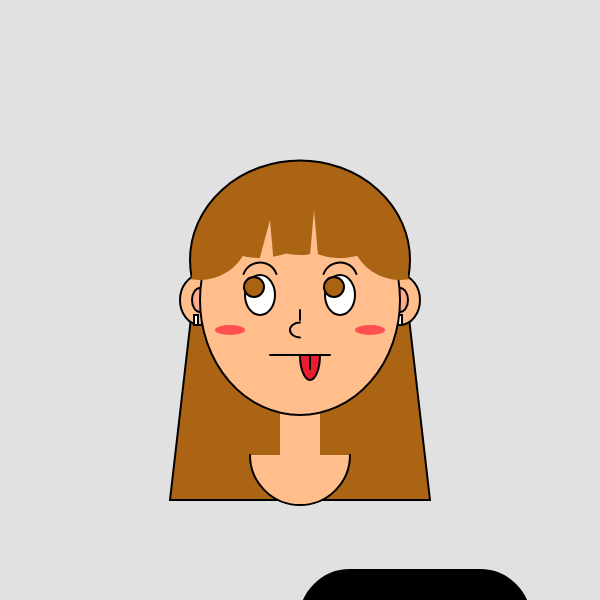
Frame 1 (no input)
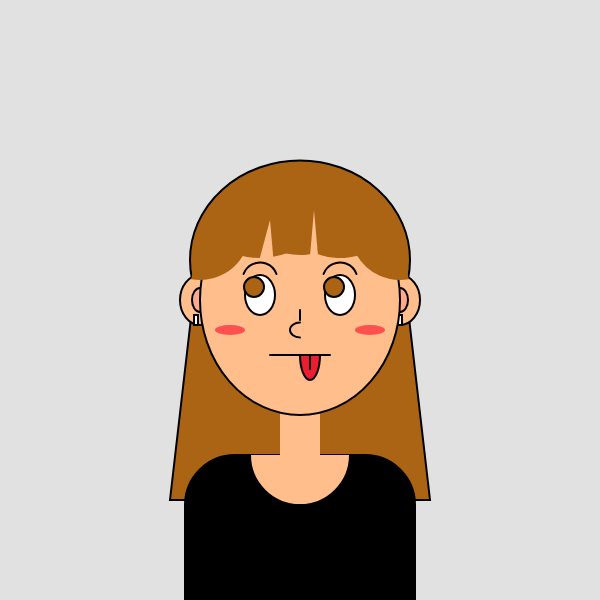
Frame 60 (no input)
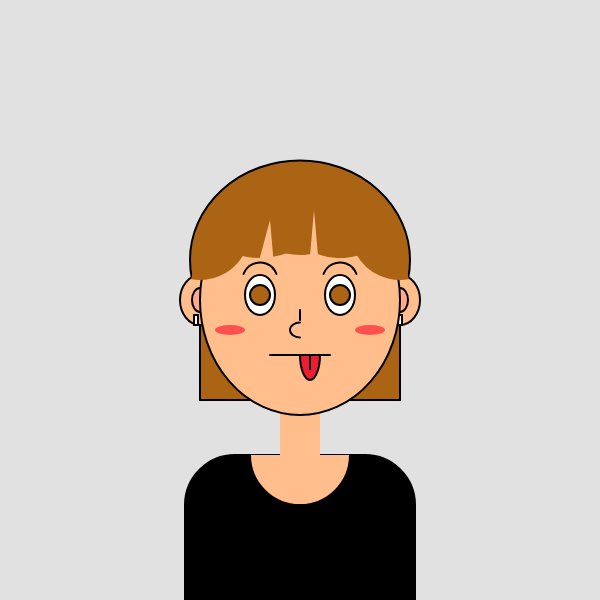
Frame 120 (the mouse pressed at the canvas centre since frame 60)

The p5.js sketch that drew these frames (run headless with seeded random() and noise() and a simulated clock; from frame 60 on, the mouse is pressed at the canvas centre):

// p5.js sketch
// ── sketch.js
let mousepos = 310; // 혀 위치
let mousepos2 = 310;
let clothcolor = 0; // 옷 색
let clothcolor2 = 0;
let clothcolor3 = 0;
let faceY = 300; // 얼굴 위치 변수
let isShortHair = false; 

function setup() {
  createCanvas(600, 600);
}

function draw() {
  background(225);
  stroke(0);
  strokeWeight(2);
  
//뒷머리
  fill(170, 100, 20);
  if (isShortHair) {
    // 단발
    quad(200, 240, 200, 400, 400, 400, 400, 240);
  } else {
    // 긴 머리
    quad(200, 240, 170, 500, 430, 500, 400, 240);
  }


  // 옷
  stroke(0);
  fill(clothcolor, clothcolor2, clothcolor3);
  square(300, 570, 230, 50);

  // 어깨
  stroke(0);
  fill(255, 190, 140);
  arc(300, 455, 100, 100, 0, radians(180));

  // 목
  fill(255, 190, 140);
  rectMode(CENTER);
  noStroke();
  rect(300, 400, 40, 130);

  // 얼굴
  drawFace(300, faceY);
}

function drawFace(x, y) {
  
    // 머리통
  stroke(0);
  fill(170, 100, 20);
  ellipse(x, y-40, 220, 199); 
  
  // 귀
  fill(255, 190, 140);
  ellipse(x - 100, y, 40, 50);
  ellipse(x + 100, y, 40, 50);
  fill(255, 170, 140);
  ellipse(x + 100, y, 16, 24);
  ellipse(x - 100, y, 16, 24);

  // 귀걸이
  fill(255);
  rect(x - 104, y + 20, 4, 10);
  rect(x + 100, y + 20, 4, 10);

  // 얼굴형
  stroke(0);
  fill(255, 190, 140);
  ellipse(x, y, 200, 230);

  // 볼터치
  noStroke();
  fill(255, 80, 80);
  ellipse(x - 70, y + 30, 30, 10);
  ellipse(x + 70, y + 30, 30, 10);

  // 앞머리
  fill(170, 100, 20);
  noStroke();
  arc(x, y - 120, 140, 150, radians(30), radians(130));
  arc(x - 40, y - 117, 150, 150, radians(-10), radians(140));
  arc(x + 40, y - 117, 140, 150, radians(40), radians(130));
  arc(x - 100, y - 70, 100, 100, radians(-30), radians(100));
  arc(x + 100, y - 70, 100, 100, radians(80), radians(150));

  // 머리 디테일 라인
  noFill();
  arc(x - 30, y - 140, 60, 60, radians(280), 0);
  arc(x + 20, y - 140, 30, 30, radians(180), radians(250));

  // 이마 아래쪽 머리 덮기용
  fill(255, 190, 140);
  noStroke();
  arc(x + 14, y - 90, 100, 100, radians(85), radians(95));
  arc(x - 30, y - 80, 70, 90, radians(85), radians(105));

  // 눈
  const leftEyeX = x - 40;
  const rightEyeX = x + 40;
  const eyeY = y - 5;
  const eyeRadiusX = 6;
  const eyeRadiusY = 8;

  let leftPupilX = constrain(map(mouseX, 0, width, leftEyeX - eyeRadiusX, leftEyeX + eyeRadiusX), leftEyeX - eyeRadiusX, leftEyeX + eyeRadiusX);
  let leftPupilY = constrain(map(mouseY, 0, height, eyeY - eyeRadiusY, eyeY + eyeRadiusY), eyeY - eyeRadiusY, eyeY + eyeRadiusY);
  let rightPupilX = constrain(map(mouseX, 0, width, rightEyeX - eyeRadiusX, rightEyeX + eyeRadiusX), rightEyeX - eyeRadiusX, rightEyeX + eyeRadiusX);
  let rightPupilY = constrain(map(mouseY, 0, height, eyeY - eyeRadiusY, eyeY + eyeRadiusY), eyeY - eyeRadiusY, eyeY + eyeRadiusY);

  stroke(0);
  noFill();
  arc(leftEyeX, y - 20, 35, 35, radians(200), radians(340));
  arc(rightEyeX, y - 20, 35, 35, radians(200), radians(340));

  fill(255);
  ellipse(leftEyeX, eyeY, 30, 40);
  ellipse(rightEyeX, eyeY, 30, 40);

  fill(170, 100, 20);
  ellipse(leftPupilX, leftPupilY, 20, 20);
  ellipse(rightPupilX, rightPupilY, 20, 20);

  // 코
  stroke(0);
  fill(255, 190, 145);
  line(x, y + 10, x, y + 20);
  arc(x, y + 30, 20, 15, radians(90), radians(270));

  // 입
  stroke(0);
  fill(235, 30, 49);
  arc(mousepos, y + 55, 20, 50, 0, radians(180));
  line(x - 30, y + 55, x + 30, y + 55);
  line(mousepos2, y + 55, mousepos2, y + 69);
}

function keyPressed() {
  if (key === 'R' || key === 'r') {
    clothcolor = 255;
    clothcolor2 = 0;
    clothcolor3 = 0;
  }
  if (key === 'G' || key === 'g') {
    clothcolor = 0;
    clothcolor2 = 255;
    clothcolor3 = 0;
  }
  if (key === 'B' || key === 'b') {
    clothcolor = 0;
    clothcolor2 = 0;
    clothcolor3 = 255;
  }

  if (keyCode === RIGHT_ARROW) {
    mousepos += 5;
    mousepos2 += 5;
  }
  if (keyCode === LEFT_ARROW) {
    mousepos -= 5;
    mousepos2 -= 5;
  }

  // 얼굴 위아래 이동
  if (keyCode === UP_ARROW) {
    faceY = constrain(faceY - 5, 250, 350); // 위로, 최소 250
  }
  if (keyCode === DOWN_ARROW) {
    faceY = constrain(faceY + 5, 250, 350); // 아래로, 최대 350
  }
}
function mousePressed() {
  // 뒷머리 길이 전환 (긴 머리 ↔ 단발)
  isShortHair = !isShortHair;
}
